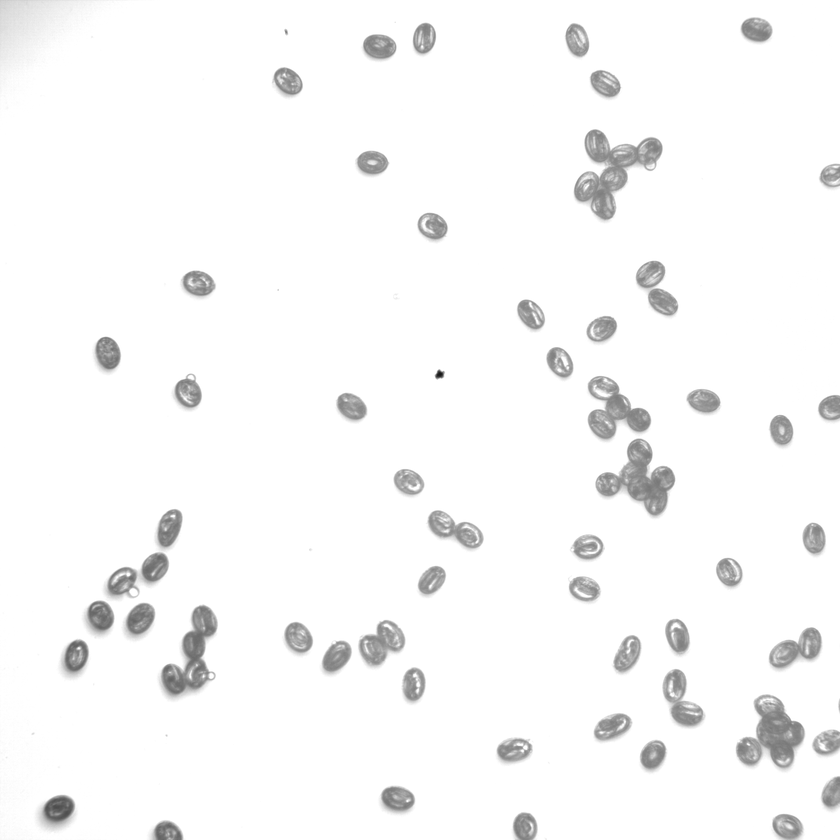
#> input picture img/testlight_white_thin.png, 840 x 840 px, shrunk from 2048 x 2048 before the run
$ python watershed_test.py
#> lines starting #> are read from the running program, lines starting #| are printed output that depends on the picture
import numpy as np
import cv2
import matplotlib.pyplot as plt
from scipy import ndimage as ndi

from skimage.segmentation import watershed
from skimage.feature import peak_local_max


# Generate an initial image with two overlapping circles
image = cv2.imread("img/testlight_white_thin.png")
#> image is the input picture: shape (840, 840, 3); min 22, max 255, mean 247.9

# Now we want to separate the two objects in image
# Generate the markers as local maxima of the distance to the background
distance = ndi.distance_transform_edt(image)
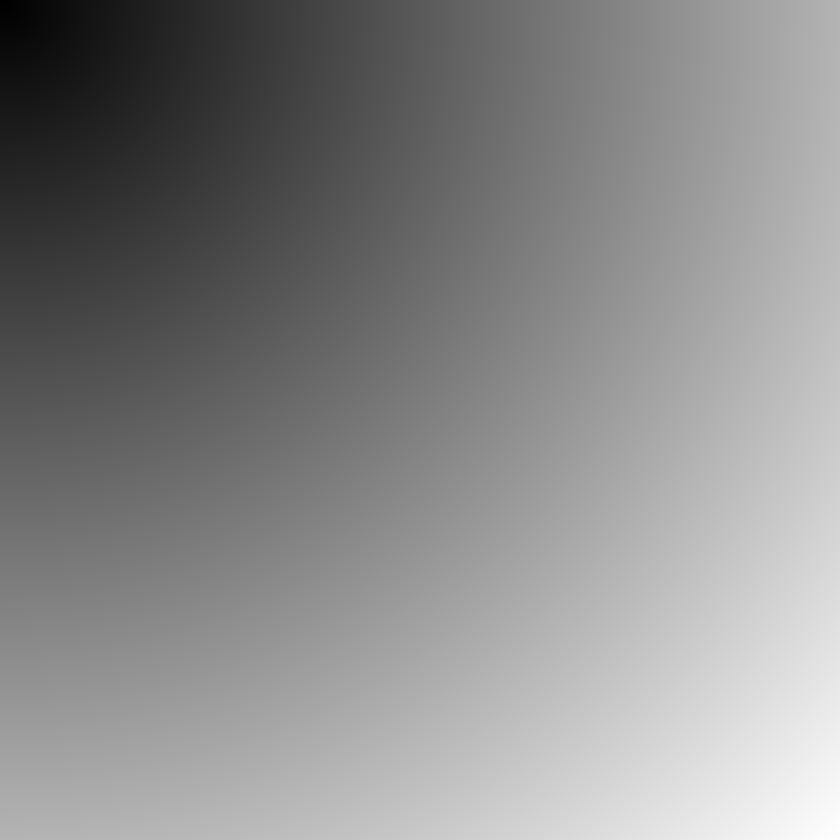
#> distance: shape (840, 840, 3) float64; mean B, G, R 642.8, 642.8, 642.8; drawn with min black and max white
#> (the run stopped early here; a loop or call above may not have finished)
